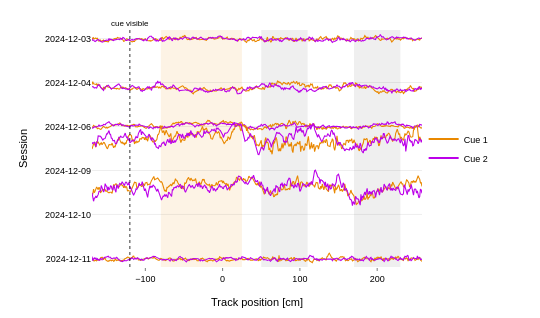

Notebook source saved alongside this figure:
### Markdown cell above
# Figure 3: Assembly spatial tuning across sessions

Ridgeline plot of the mean Assembly007 ensemble projection along the
linear track, one ridge per session (2024-12-03 to 2024-12-11; earliest
at top). Within each session, Cue 1 trials (orange) and Cue 2 trials
(purple) are overlaid. Shaded bands mark the cue zone (orange) and the
two reward zones (grey); the dashed line marks where the cue first
becomes visible. Ridge amplitude uses a single global scale across
sessions, so heights are directly comparable.

### Code cell
ASSEMBLY = "Assembly023"
FROM_TO_SESSION = ("2024-12-03", "2024-12-11")

# Track geometry, matching the Figure 1 schematic / dash track layout.
CUE_ZONE = (-80, 25)
REWARD1_ZONE = (50, 110)
REWARD2_ZONE = (170, 230)
CUE_VISIBLE_BIN = -120

ens_data = analytics.get_analytics('TrackwiseEnsembleProj', session_names=session_names)
if 'session_id' not in ens_data.columns:
    ens_data = ens_data.reset_index()

trial_avg = (
    ens_data.groupby(['session_id', 'from_position_bin', 'cue'], as_index=False)[ASSEMBLY]
    .mean()
    .rename(columns={ASSEMBLY: 'assembly_mean'})
)
trial_avg = trial_avg[trial_avg['cue'].isin([1, 2])].copy()

start, end = map(pd.Timestamp, FROM_TO_SESSION)
sess_dates = pd.to_datetime(
    trial_avg['session_id'].astype(str).str[:10], format='%Y-%m-%d', errors='coerce'
)
trial_avg = trial_avg.loc[(sess_dates >= start) & (sess_dates <= end)].copy()

trial_avg['pos'] = pd.to_numeric(trial_avg['from_position_bin'], errors='coerce')
trial_avg = trial_avg.dropna(subset=['pos'])
x_order = np.sort(trial_avg['pos'].unique())

sessions = sorted(trial_avg['session_id'].unique())
n_sessions = len(sessions)

dy = 1.0
peak = float(np.nanmax(np.abs(trial_avg['assembly_mean'].to_numpy())))
amp = (1.1 * dy) / peak if peak > 0 else 1.0

FIG3_W = 540
ROW_PX = 40
M_L, M_R, M_T, M_B = 92, 118, 30, 48
FIG3_H = M_T + M_B + ROW_PX * n_sessions

fig3 = go.Figure()

fig3.add_vrect(x0=CUE_ZONE[0], x1=CUE_ZONE[1], fillcolor=CUE_COL_MAP[1],
               opacity=0.10, layer='below', line_width=0)
for zone in (REWARD1_ZONE, REWARD2_ZONE):
    fig3.add_vrect(x0=zone[0], x1=zone[1], fillcolor=REWARD_LOCATION_COL_MAP[1],
                   opacity=0.12, layer='below', line_width=0)
fig3.add_vline(x=CUE_VISIBLE_BIN, line=dict(color='black', width=0.8, dash='dot'))

baselines = []
all_ridge_vals = []
for i, s in enumerate(sessions):
    base = (n_sessions - 1 - i) * dy   # earliest session at the top
    baselines.append(base)
    fig3.add_hline(y=base, line=dict(color='rgba(0,0,0,0.12)', width=0.6), layer='below')

    for cue, color in ((1, CUE_COL_MAP[1]), (2, CUE_COL_MAP[2])):
        sub = trial_avg[(trial_avg['session_id'] == s) & (trial_avg['cue'] == cue)]
        sub = sub.set_index('pos').reindex(x_order).reset_index()
        y = sub['assembly_mean'].to_numpy()
        y_ridge = base + amp * np.nan_to_num(y, nan=0.0)
        all_ridge_vals.append(y_ridge)
        fig3.add_trace(go.Scatter(
            x=x_order, y=y_ridge, mode='lines',
            line=dict(width=1.1, color=color),
            showlegend=False,
            customdata=np.nan_to_num(y, nan=0.0),
            hovertemplate=(f'{s[:10]} | cue {cue}<br>pos=%{{x}} cm'
                           '<br>mean=%{customdata:.4f}<extra></extra>'),
        ))

for color, label in ((CUE_COL_MAP[1], 'Cue 1'), (CUE_COL_MAP[2], 'Cue 2')):
    fig3.add_trace(go.Scatter(
        x=[None], y=[None], mode='lines', line=dict(color=color, width=2),
        name=label, showlegend=True))

fig3.add_annotation(
    x=CUE_VISIBLE_BIN, y=1.0, yref='paper', yanchor='bottom',
    text='cue visible', showarrow=False,
    font=dict(family='Arial', size=8, color='black'), xanchor='center',
)

ridge_stack = np.concatenate(all_ridge_vals)
y_lo = float(np.nanmin(ridge_stack))
y_hi = float(np.nanmax(ridge_stack))
pad = 0.1 * dy

fig3.update_yaxes(
    tickmode='array', tickvals=baselines,
    ticktext=[str(s)[:10] for s in sessions],
    tickfont=dict(family='Arial', size=9, color='black'),
    title=dict(text='Session', font=dict(family='Arial', size=11, color='black')),
    range=[y_lo - pad, y_hi + pad],
    showgrid=False, zeroline=False,
)
fig3.update_xaxes(
    tickfont=dict(family='Arial', size=9, color='black'),
    title=dict(text='Track position [cm]',
               font=dict(family='Arial', size=11, color='black')),
    showgrid=False, zeroline=False, ticks='outside', ticklen=3, tickwidth=0.7,
)
fig3.update_layout(
    width=FIG3_W, height=FIG3_H,
    paper_bgcolor='white', plot_bgcolor='white',
    margin=dict(l=M_L, r=M_R, t=M_T, b=M_B),
    font=dict(family='Arial', size=9, color='black'),
    legend=dict(font=dict(family='Arial', size=9, color='black'),
                x=1.005, y=0.5, yanchor='middle', xanchor='left',
                bgcolor='rgba(0,0,0,0)'),
)

fig3.show()

### Figure 1 — Plotly figure (JSON) as saved in the notebook; plotly's stock layout.template omitted (floating-point values rounded to 4 significant figures; data arrays with more than 128 entries replaced by an {"elided": "..."} marker saying what was removed)
{"data": [{"customdata": {"elided": "428 float values"}, "hovertemplate": "2024-12-03 | cue 1<br>pos=%{x} cm<br>mean=%{customdata:.4f}<extra></extra>", "line": {"color": "rgb(233, 136, 0)", "width": 1.1}, "mode": "lines", "showlegend": false, "type": "scatter", "x": {"elided": "428 int values"}, "y": {"elided": "428 float values"}}, {"customdata": {"elided": "428 float values"}, "hovertemplate": "2024-12-03 | cue 2<br>pos=%{x} cm<br>mean=%{customdata:.4f}<extra></extra>", "line": {"color": "rgb(188, 0, 233)", "width": 1.1}, "mode": "lines", "showlegend": false, "type": "scatter", "x": {"elided": "428 int values"}, "y": {"elided": "428 float values"}}, {"customdata": {"elided": "428 float values"}, "hovertemplate": "2024-12-04 | cue 1<br>pos=%{x} cm<br>mean=%{customdata:.4f}<extra></extra>", "line": {"color": "rgb(233, 136, 0)", "width": 1.1}, "mode": "lines", "showlegend": false, "type": "scatter", "x": {"elided": "428 int values"}, "y": {"elided": "428 float values"}}, {"customdata": {"elided": "428 float values"}, "hovertemplate": "2024-12-04 | cue 2<br>pos=%{x} cm<br>mean=%{customdata:.4f}<extra></extra>", "line": {"color": "rgb(188, 0, 233)", "width": 1.1}, "mode": "lines", "showlegend": false, "type": "scatter", "x": {"elided": "428 int values"}, "y": {"elided": "428 float values"}}, {"customdata": {"elided": "428 float values"}, "hovertemplate": "2024-12-06 | cue 1<br>pos=%{x} cm<br>mean=%{customdata:.4f}<extra></extra>", "line": {"color": "rgb(233, 136, 0)", "width": 1.1}, "mode": "lines", "showlegend": false, "type": "scatter", "x": {"elided": "428 int values"}, "y": {"elided": "428 float values"}}, {"customdata": {"elided": "428 float values"}, "hovertemplate": "2024-12-06 | cue 2<br>pos=%{x} cm<br>mean=%{customdata:.4f}<extra></extra>", "line": {"color": "rgb(188, 0, 233)", "width": 1.1}, "mode": "lines", "showlegend": false, "type": "scatter", "x": {"elided": "428 int values"}, "y": {"elided": "428 float values"}}, {"customdata": {"elided": "428 float values"}, "hovertemplate": "2024-12-09 | cue 1<br>pos=%{x} cm<br>mean=%{customdata:.4f}<extra></extra>", "line": {"color": "rgb(233, 136, 0)", "width": 1.1}, "mode": "lines", "showlegend": false, "type": "scatter", "x": {"elided": "428 int values"}, "y": {"elided": "428 float values"}}, {"customdata": {"elided": "428 float values"}, "hovertemplate": "2024-12-09 | cue 2<br>pos=%{x} cm<br>mean=%{customdata:.4f}<extra></extra>", "line": {"color": "rgb(188, 0, 233)", "width": 1.1}, "mode": "lines", "showlegend": false, "type": "scatter", "x": {"elided": "428 int values"}, "y": {"elided": "428 float values"}}, {"customdata": {"elided": "428 float values"}, "hovertemplate": "2024-12-10 | cue 1<br>pos=%{x} cm<br>mean=%{customdata:.4f}<extra></extra>", "line": {"color": "rgb(233, 136, 0)", "width": 1.1}, "mode": "lines", "showlegend": false, "type": "scatter", "x": {"elided": "428 int values"}, "y": {"elided": "428 float values"}}, {"customdata": {"elided": "428 float values"}, "hovertemplate": "2024-12-10 | cue 2<br>pos=%{x} cm<br>mean=%{customdata:.4f}<extra></extra>", "line": {"color": "rgb(188, 0, 233)", "width": 1.1}, "mode": "lines", "showlegend": false, "type": "scatter", "x": {"elided": "428 int values"}, "y": {"elided": "428 float values"}}, {"customdata": {"elided": "428 float values"}, "hovertemplate": "2024-12-11 | cue 1<br>pos=%{x} cm<br>mean=%{customdata:.4f}<extra></extra>", "line": {"color": "rgb(233, 136, 0)", "width": 1.1}, "mode": "lines", "showlegend": false, "type": "scatter", "x": {"elided": "428 int values"}, "y": {"elided": "428 float values"}}, {"customdata": {"elided": "428 float values"}, "hovertemplate": "2024-12-11 | cue 2<br>pos=%{x} cm<br>mean=%{customdata:.4f}<extra></extra>", "line": {"color": "rgb(188, 0, 233)", "width": 1.1}, "mode": "lines", "showlegend": false, "type": "scatter", "x": {"elided": "428 int values"}, "y": {"elided": "428 float values"}}, {"line": {"color": "rgb(233, 136, 0)", "width": 2}, "mode": "lines", "name": "Cue 1", "showlegend": true, "type": "scatter", "x": [null], "y": [null]}, {"line": {"color": "rgb(188, 0, 233)", "width": 2}, "mode": "lines", "name": "Cue 2", "showlegend": true, "type": "scatter", "x": [null], "y": [null]}], "layout": {"annotations": [{"font": {"color": "black", "family": "Arial", "size": 8}, "showarrow": false, "text": "cue visible", "x": -120, "xanchor": "center", "y": 1, "yanchor": "bottom", "yref": "paper"}], "font": {"color": "black", "family": "Arial", "size": 9}, "height": 318, "legend": {"bgcolor": "rgba(0,0,0,0)", "font": {"color": "black", "family": "Arial", "size": 9}, "x": 1.005, "xanchor": "left", "y": 0.5, "yanchor": "middle"}, "margin": {"b": 48, "l": 92, "r": 118, "t": 30}, "paper_bgcolor": "white", "plot_bgcolor": "white", "shapes": [{"fillcolor": "rgb(233, 136, 0)", "layer": "below", "line": {"width": 0}, "opacity": 0.1, "type": "rect", "x0": -80, "x1": 25, "xref": "x", "y0": 0, "y1": 1, "yref": "y domain"}, {"fillcolor": "rgba(120,120,120, 1)", "layer": "below", "line": {"width": 0}, "opacity": 0.12, "type": "rect", "x0": 50, "x1": 110, "xref": "x", "y0": 0, "y1": 1, "yref": "y domain"}, {"fillcolor": "rgba(120,120,120, 1)", "layer": "below", "line": {"width": 0}, "opacity": 0.12, "type": "rect", "x0": 170, "x1": 230, "xref": "x", "y0": 0, "y1": 1, "yref": "y domain"}, {"line": {"color": "black", "dash": "dot", "width": 0.8}, "type": "line", "x0": -120, "x1": -120, "xref": "x", "y0": 0, "y1": 1, "yref": "y domain"}, {"layer": "below", "line": {"color": "rgba(0,0,0,0.12)", "width": 0.6}, "type": "line", "x0": 0, "x1": 1, "xref": "x domain", "y0": 5, "y1": 5, "yref": "y"}, {"layer": "below", "line": {"color": "rgba(0,0,0,0.12)", "width": 0.6}, "type": "line", "x0": 0, "x1": 1, "xref": "x domain", "y0": 4, "y1": 4, "yref": "y"}, {"layer": "below", "line": {"color": "rgba(0,0,0,0.12)", "width": 0.6}, "type": "line", "x0": 0, "x1": 1, "xref": "x domain", "y0": 3, "y1": 3, "yref": "y"}, {"layer": "below", "line": {"color": "rgba(0,0,0,0.12)", "width": 0.6}, "type": "line", "x0": 0, "x1": 1, "xref": "x domain", "y0": 2, "y1": 2, "yref": "y"}, {"layer": "below", "line": {"color": "rgba(0,0,0,0.12)", "width": 0.6}, "type": "line", "x0": 0, "x1": 1, "xref": "x domain", "y0": 1, "y1": 1, "yref": "y"}, {"layer": "below", "line": {"color": "rgba(0,0,0,0.12)", "width": 0.6}, "type": "line", "x0": 0, "x1": 1, "xref": "x domain", "y0": 0, "y1": 0, "yref": "y"}], "width": 540, "xaxis": {"showgrid": false, "tickfont": {"color": "black", "family": "Arial", "size": 9}, "ticklen": 3, "ticks": "outside", "tickwidth": 0.7, "title": {"font": {"color": "black", "family": "Arial", "size": 11}, "text": "Track position [cm]"}, "zeroline": false}, "yaxis": {"range": [-0.1944, 5.192], "showgrid": false, "tickfont": {"color": "black", "family": "Arial", "size": 9}, "tickmode": "array", "ticktext": ["2024-12-03", "2024-12-04", "2024-12-06", "2024-12-09", "2024-12-10", "2024-12-11"], "tickvals": [5, 4, 3, 2, 1, 0], "title": {"font": {"color": "black", "family": "Arial", "size": 11}, "text": "Session"}, "zeroline": false}}}
